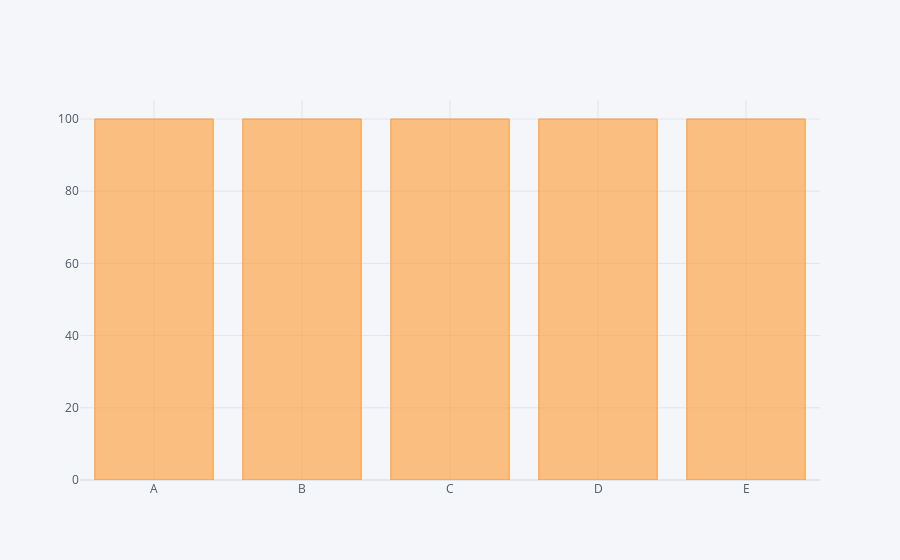

Notebook cell for this chart:
### Code cell
df.count().iplot(kind='bar')

### Figure 1 — Plotly figure (JSON) as saved in the notebook; plotly's stock layout.template omitted (floating-point values rounded to 4 significant figures)
{"data": [{"marker": {"color": "rgba(255, 153, 51, 0.6)", "line": {"color": "rgba(255, 153, 51, 1.0)", "width": 1}}, "name": "None", "orientation": "v", "text": "", "type": "bar", "x": ["A", "B", "C", "D", "E"], "y": [100, 100, 100, 100, 100]}], "layout": {"legend": {"bgcolor": "#F5F6F9", "font": {"color": "#4D5663"}}, "paper_bgcolor": "#F5F6F9", "plot_bgcolor": "#F5F6F9", "title": {"font": {"color": "#4D5663"}}, "xaxis": {"gridcolor": "#E1E5ED", "showgrid": true, "tickfont": {"color": "#4D5663"}, "title": {"font": {"color": "#4D5663"}, "text": ""}, "zerolinecolor": "#E1E5ED"}, "yaxis": {"gridcolor": "#E1E5ED", "showgrid": true, "tickfont": {"color": "#4D5663"}, "title": {"font": {"color": "#4D5663"}, "text": ""}, "zerolinecolor": "#E1E5ED"}}}
